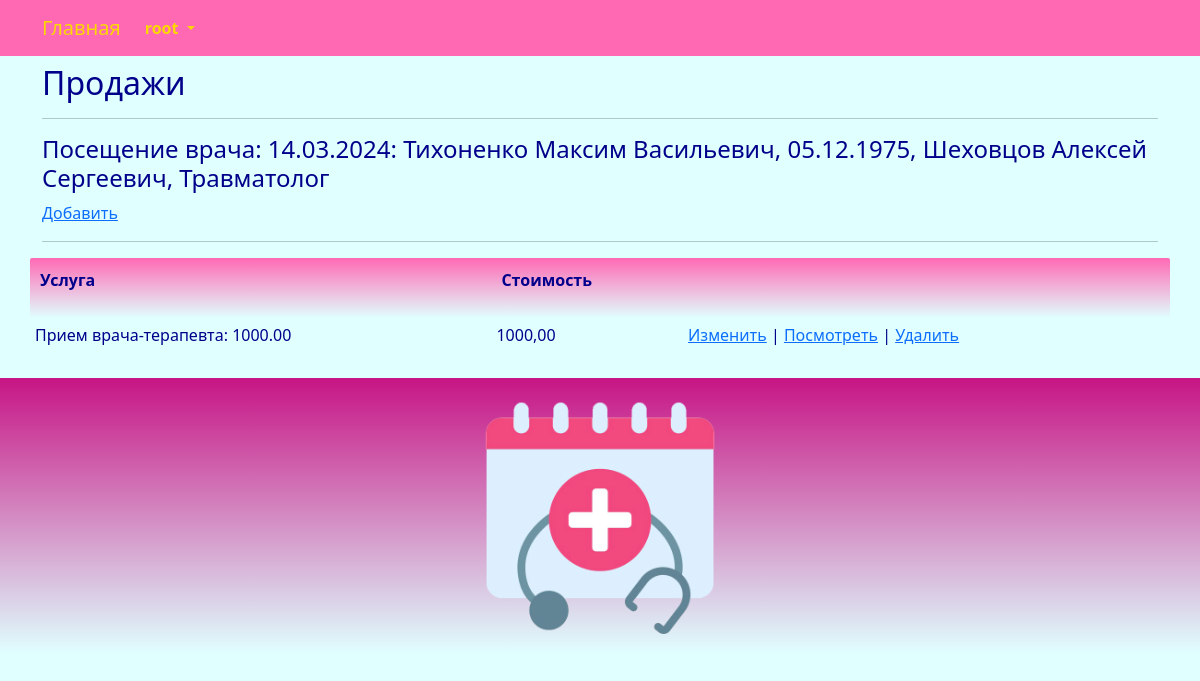
Page /sale/index/2/ (signed in) on the committed database.
### center/models.py (models this page shows, shortened)
class Visit(models.Model):
    date_visit = models.DateTimeField(_('date_visit'))
    client = models.ForeignKey(Client, related_name='visit_client', on_delete=models.CASCADE)
    doctor = models.ForeignKey(Doctor, related_name='visit_doctor', on_delete=models.CASCADE)
    visit_details = models.TextField(_('visit_details'), blank=True, null=True)
    class Meta:
        db_table = 'visit'
        indexes = [
            models.Index(fields=['client']),
            models.Index(fields=['doctor']),
        ]
        ordering = ['date_visit']
    def __str__(self):
        return "{}: {}, {}".format(self.date_visit.strftime('%d.%m.%Y'), self.client, self.doctor)

class Client(models.Model):
    SEX_CHOICES = (
        ('М','М'),
        ('Ж', 'Ж'),
    )
    full_name = models.CharField(_('full_name'), max_length=128)
    birthday = models.DateTimeField(_('birthday'))
    sex = models.CharField(_('sex'), max_length=1, choices=SEX_CHOICES, default='М')
    address = models.CharField(_('address'), max_length=96)
    phone = models.CharField(_('phone'), max_length=64)
    class Meta:
        db_table = 'client'
        indexes = [
            models.Index(fields=['full_name']),
        ]
        ordering = ['full_name']
    def __str__(self):
        return "{}, {}".format(self.full_name, self.birthday.strftime('%d.%m.%Y'))

class Doctor(models.Model):
    full_name = models.CharField(_('full_name'), max_length=128)
    category = models.ForeignKey(Category, related_name='doctor_category', on_delete=models.CASCADE)
    branch = models.ForeignKey(Branch, related_name='branch_category', on_delete=models.CASCADE)
    specialization = models.ForeignKey(Specialization, related_name='doctor_specialization', on_delete=models.CASCADE)
    user = models.OneToOneField(User, related_name='doctor_user', on_delete=models.PROTECT)
    class Meta:
        db_table = 'doctor'
        indexes = [
            models.Index(fields=['full_name']),
        ]
        ordering = ['full_name']
    def __str__(self):
        return "{}, {}".format(self.full_name, self.specialization)

class Specialization(models.Model):
    specialization_title = models.CharField(_('specialization_title'), max_length=255, unique=True)
    class Meta:
        db_table = 'specialization'
        ordering = ['specialization_title']
    def __str__(self):
        return "{}".format(self.specialization_title)

class Sale(models.Model):
    visit = models.ForeignKey(Visit, related_name='sale_visit', on_delete=models.CASCADE)
    service = models.ForeignKey(Service, related_name='sale_service', on_delete=models.CASCADE)
    price = models.DecimalField(_('sale_price'), max_digits=9, decimal_places=2)
    class Meta:
        db_table = 'sale'
        indexes = [
            models.Index(fields=['visit']),
            models.Index(fields=['service']),
        ]
        ordering = ['service']

class Service(models.Model):
    kind = models.ForeignKey(Kind, related_name='service_kind', on_delete=models.CASCADE)
    service_title = models.CharField(_('service_title'), max_length=256)
    price = models.DecimalField(_('service_price'), max_digits=9, decimal_places=2)
    class Meta:
        db_table = 'service'
        indexes = [
            models.Index(fields=['kind', 'service_title']),
        ]
        ordering = ['service_title']
    def __str__(self):
        return "{}: {}".format(self.service_title, self.price)

### center/views.py (the view)
# urls.py: path('sale/index/<int:visit_id>/', views.sale_index, name='sale_index'),
@login_required
@user_passes_test(lambda u: u.is_superuser)
def sale_index(request, visit_id):
    try:
        visit = Visit.objects.get(id=visit_id)
        sale = Sale.objects.filter(visit_id=visit_id)
        return render(request, "sale/index.html", {"sale": sale, "visit": visit, "visit_id": visit_id,})
    except Exception as exception:
        print(exception)
        return HttpResponse(exception)

### templates/sale/index.html (shortened to what this page needs)
{% extends "base.html" %}
{% load i18n %}
{% block content %}
<h2>{% trans "sales" %}</h2>
<hr>
<h4>{% trans "visit" %}: {{ visit }}</h4>
<p><a href="{% url 'sale_create' visit_id%}">{% trans "Add" %}</a></p>
<hr>
{% if sale.count > 0 %}
<div class="row">
	<table id="myTable" class="table-manager" style="width:100%">
		<thead>
			<tr>
				<th><p>{% trans "service" %}</p></th>
				<th><p>{% trans "price" %}</p></th>
				<th><p></p></th>
			</tr>
		</thead>
		<tbody>
			{% for e in sale %}
			<tr>
				<td><p>{{ e.service }}</p></td>
				<td><p>{{ e.price }}</p></td>
				<td>
					<p>
					<a href="{% url 'sale_edit' e.id visit_id %}">{% trans "Change" %}</a> |
					<a href="{% url 'sale_read' e.id visit_id %}">{% trans "View" %}</a> |
					<a onclick="return confirm('Удалить запись?')" href="{% url 'sale_delete' e.id visit_id %}">{% trans "Delete" %}</a>
					</p>
				</td>
			</tr>
			{% endfor %}
		</tbody>
	</table>
</div>
{% endif %}
{% endblock content %}

### templates/base.html (shortened to what this page needs)
<!DOCTYPE html>
{% load static %}
{% load i18n %}
<html>
	<head>
		<link rel="stylesheet" href="{% static 'css/bootstrap.min.css' %}">
		<link rel="stylesheet" href="{% static 'css/styles.css' %}" />
	</head>
	<nav class="navbar navbar-expand-lg justify-content-center">
		<div class="container">
			<div class="collapse navbar-collapse" id="mainMenu">
				<ul class="navbar-nav me-auto mb-2 mb-lg-0">
					<a class="navbar-brand" href="{{ HTTP_HOST }}/">{% trans "Home" %}</a>
					{% if user.is_authenticated %}
					<li class="nav-item dropdown">
						<a class="nav-link dropdown-toggle" href="#" id="navbarDropdown" role="button" data-bs-toggle="dropdown" aria-expanded="false">
							{{ user.username }}
						</a>
					</li>
					{% else %}
					<form class="form-inline ml-auto">
						<a href="{% url 'login' %}" class="btn btn-outline-secondary">{% trans "Log In" %}</a>
						<a href="{% url 'signup' %}" class="btn btn-primary ml-2">{% trans "Sign up" %}</a>
					</form>
					{% endif %}
				</ul>
			</div>
		</div>
	</nav>
	<body>
		<div class="container">
			{% block content%}{% endblock content %}
		</div>
	</body>
	<footer class="container-fluid text-center bg-lightgray">
		<div class="copyrights">
			<img src="{% static 'images/logo.png' %}" alt="logo" style="height:256px; padding: 10px;">
		</div>
	</footer>
</html>

### static/css/styles.css (style rules this page uses)
:root { --navbar-background-color: HotPink; --navbar-text-color: Gold; --main-background-color-light: LightCyan; --main-background-color-dark: HotPink; --main-text-color: DarkBlue; --main-header-color: DarkBlue; --main-text-attention-color: Purple; --footer-background-color-light: LightCyan; --footer-background-color-dark: MediumVioletRed; --footer-text-color: Teal; --card-background-color-light: Pink; --card-background-color-dark: HotPink; --card-text-color: SeaGreen; --table-background-color-light: LightCyan; --table-background-color-dark: #F5F5F5; --table-text-color: DarkBlue; --star-size: 30px; --star-color: LightYellow; --star-background: Yellow ; }
.navbar { background-color: var(--navbar-background-color); color: var(--navbar-text-color); }
.navbar .navbar-nav, .navbar .navbar-nav .navbar-text { color: var(--navbar-text-color); }
.navbar ul { background-color: var(--navbar-background-color); color: var(--navbar-text-color); }
.navbar li { background-color: var(--navbar-background-color); color: var(--navbar-text-color); }
.navbar a { background-color: var(--navbar-background-color); color: var(--navbar-text-color); }
.navbar-brand { background-color: var(--navbar-background-color); color: var(--navbar-text-color); }
.nav-item { background-color: var(--navbar-background-color); color: var(--navbar-text-color); font-weight: bold; }
body { background-color: var(--main-background-color-light); }
h1, h2, h3, h4, h5, h6 { color: var(--main-header-color); }
p, ul, li, label { color: var(--main-text-color); }
.table-manager { background-color: var(--main-background-color-light); width: 100%; }
.table-manager tbody { background-color: var(--main-background-color-light); border: none; margin-top: 20px; margin-bottom: 20px; }
.table-manager thead th { color: var(--main-text-color); font-weight: bold; text-align: left; padding: 10px; background-image: linear-gradient(top, var(--main-background-color-dark), var(--main-background-color-light)); background-image: -o-linear-gradient(top, var(--main-background-color-dark), var(--main-background-color-light)); background-image: -moz-linear-gradient(top, var(--main-background-color-dark), var(--main-background-color-light)); background-image: -webkit-linear-gradient(top, var(--main-background-color-dark), var(--main-background-color-light)); }
.table-manager thead tr th:first-child { border-radius: 2px 0 0 2px; }
.table-manager thead tr th:last-child { border-radius: 0 2px 2px 0; }
.table-manager tbody td { text-align: left; border: none; padding: 5px 5px; vertical-align: top; }
.table-manager tbody tr:nth-child(odd) { background: var(--table-background-color-light); }
.table-manager tbody tr td:first-child { border-radius: 2px 0 0 2px; }
.table-manager tbody tr td:last-child { border-radius: 0 2px 2px 0; }
footer { background-image: linear-gradient(top, var(--footer-background-color-dark), var(--footer-background-color-light)); background-image: -o-linear-gradient(top, var(--footer-background-color-dark), var(--footer-background-color-light)); background-image: -moz-linear-gradient(top, var(--footer-background-color-dark), var(--footer-background-color-light)); background-image: -webkit-linear-gradient(top, var(--footer-background-color-dark), var(--footer-background-color-light)); margin-top: 10px; padding: 10px; }

### rows in the picture
Visit: date_visit+client+doctor "14.03.2024: Тихоненко Максим Васильевич, 05.12.1975, Шеховцов Алексей Сергеевич, Травматолог"
Sale: service "Прием врача-терапевта: 1000.00", price "1000,00"

### other values in the picture
{{ user.username }} "root"
